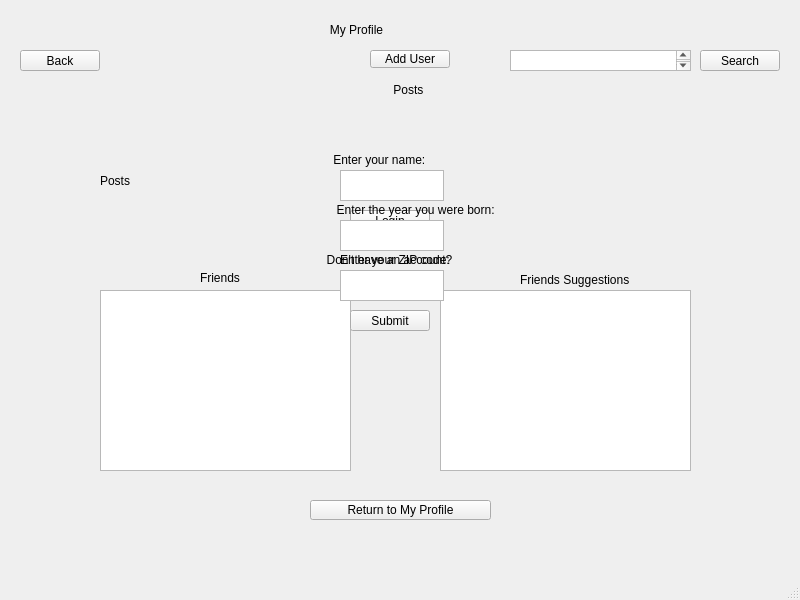
<?xml version="1.0" encoding="UTF-8"?>
<ui version="4.0">
 <class>SocialNetworkWindow</class>
 <widget class="QMainWindow" name="SocialNetworkWindow">
  <property name="geometry">
   <rect>
    <x>0</x>
    <y>0</y>
    <width>800</width>
    <height>600</height>
   </rect>
  </property>
  <property name="windowTitle">
   <string>SocialNetworkWindow</string>
  </property>
  <property name="styleSheet">
   <string notr="true">font: 10pt &quot;Trebuchet MS&quot;;</string>
  </property>
  <widget class="QWidget" name="centralwidget">
   <widget class="QLabel" name="namePrompt">
    <property name="geometry">
     <rect>
      <x>310</x>
      <y>150</y>
      <width>301</width>
      <height>20</height>
     </rect>
    </property>
    <property name="text">
     <string>       Enter your name:</string>
    </property>
   </widget>
   <widget class="QTextEdit" name="name">
    <property name="geometry">
     <rect>
      <x>340</x>
      <y>170</y>
      <width>104</width>
      <height>31</height>
     </rect>
    </property>
   </widget>
   <widget class="QPushButton" name="loginButton">
    <property name="geometry">
     <rect>
      <x>350</x>
      <y>210</y>
      <width>80</width>
      <height>21</height>
     </rect>
    </property>
    <property name="text">
     <string>Login</string>
    </property>
   </widget>
   <widget class="QLabel" name="profileLabel">
    <property name="geometry">
     <rect>
      <x>250</x>
      <y>20</y>
      <width>321</width>
      <height>20</height>
     </rect>
    </property>
    <property name="toolTip">
     <string>&lt;html&gt;&lt;head/&gt;&lt;body&gt;&lt;p align=&quot;center&quot;&gt;My Profile&lt;/p&gt;&lt;/body&gt;&lt;/html&gt;</string>
    </property>
    <property name="styleSheet">
     <string notr="true">font: 12pt &quot;Trebuchet MS&quot;;</string>
    </property>
    <property name="text">
     <string>                        My Profile</string>
    </property>
   </widget>
   <widget class="QTableWidget" name="friendsTable">
    <property name="geometry">
     <rect>
      <x>100</x>
      <y>290</y>
      <width>251</width>
      <height>181</height>
     </rect>
    </property>
   </widget>
   <widget class="QLabel" name="postsLabel">
    <property name="geometry">
     <rect>
      <x>100</x>
      <y>100</y>
      <width>631</width>
      <height>161</height>
     </rect>
    </property>
    <property name="minimumSize">
     <size>
      <width>631</width>
      <height>0</height>
     </size>
    </property>
    <property name="maximumSize">
     <size>
      <width>631</width>
      <height>161</height>
     </size>
    </property>
    <property name="styleSheet">
     <string notr="true">font: 10pt &quot;Comic Sans MS&quot;;</string>
    </property>
    <property name="text">
     <string>Posts</string>
    </property>
   </widget>
   <widget class="QPushButton" name="returnButton">
    <property name="geometry">
     <rect>
      <x>310</x>
      <y>500</y>
      <width>181</width>
      <height>20</height>
     </rect>
    </property>
    <property name="text">
     <string>Return to My Profile</string>
    </property>
   </widget>
   <widget class="QTableWidget" name="suggestTable">
    <property name="enabled">
     <bool>true</bool>
    </property>
    <property name="geometry">
     <rect>
      <x>440</x>
      <y>290</y>
      <width>251</width>
      <height>181</height>
     </rect>
    </property>
   </widget>
   <widget class="QPushButton" name="addButton">
    <property name="geometry">
     <rect>
      <x>370</x>
      <y>50</y>
      <width>80</width>
      <height>18</height>
     </rect>
    </property>
    <property name="text">
     <string>Add User</string>
    </property>
   </widget>
   <widget class="QTableWidget" name="mutualTable">
    <property name="enabled">
     <bool>true</bool>
    </property>
    <property name="geometry">
     <rect>
      <x>440</x>
      <y>290</y>
      <width>251</width>
      <height>181</height>
     </rect>
    </property>
   </widget>
   <widget class="QPushButton" name="searchButton">
    <property name="geometry">
     <rect>
      <x>700</x>
      <y>50</y>
      <width>80</width>
      <height>21</height>
     </rect>
    </property>
    <property name="text">
     <string>Search</string>
    </property>
   </widget>
   <widget class="QPlainTextEdit" name="searchName">
    <property name="geometry">
     <rect>
      <x>510</x>
      <y>50</y>
      <width>181</width>
      <height>21</height>
     </rect>
    </property>
    <property name="styleSheet">
     <string notr="true">font: 10pt &quot;Segoe UI&quot;;</string>
    </property>
    <property name="plainText">
     <string/>
    </property>
   </widget>
   <widget class="QPushButton" name="backButton">
    <property name="geometry">
     <rect>
      <x>20</x>
      <y>50</y>
      <width>80</width>
      <height>21</height>
     </rect>
    </property>
    <property name="text">
     <string>Back</string>
    </property>
   </widget>
   <widget class="QLabel" name="createLabel">
    <property name="geometry">
     <rect>
      <x>320</x>
      <y>250</y>
      <width>141</width>
      <height>20</height>
     </rect>
    </property>
    <property name="text">
     <string>  Don't have an account?</string>
    </property>
   </widget>
   <widget class="QPushButton" name="createButton">
    <property name="geometry">
     <rect>
      <x>340</x>
      <y>270</y>
      <width>101</width>
      <height>21</height>
     </rect>
    </property>
    <property name="text">
     <string>Create Account</string>
    </property>
   </widget>
   <widget class="QPlainTextEdit" name="enterBirth">
    <property name="geometry">
     <rect>
      <x>340</x>
      <y>220</y>
      <width>104</width>
      <height>31</height>
     </rect>
    </property>
    <property name="plainText">
     <string/>
    </property>
   </widget>
   <widget class="QPlainTextEdit" name="enterZip">
    <property name="geometry">
     <rect>
      <x>340</x>
      <y>270</y>
      <width>104</width>
      <height>31</height>
     </rect>
    </property>
   </widget>
   <widget class="QLabel" name="yearLabel">
    <property name="geometry">
     <rect>
      <x>330</x>
      <y>200</y>
      <width>181</width>
      <height>20</height>
     </rect>
    </property>
    <property name="text">
     <string>  Enter the year you were born:</string>
    </property>
   </widget>
   <widget class="QLabel" name="zipLabel">
    <property name="geometry">
     <rect>
      <x>340</x>
      <y>250</y>
      <width>121</width>
      <height>20</height>
     </rect>
    </property>
    <property name="text">
     <string>Enter your ZIP code:</string>
    </property>
   </widget>
   <widget class="QPushButton" name="submitButton">
    <property name="geometry">
     <rect>
      <x>350</x>
      <y>310</y>
      <width>80</width>
      <height>21</height>
     </rect>
    </property>
    <property name="text">
     <string>Submit</string>
    </property>
   </widget>
   <widget class="QLabel" name="friendsLabel">
    <property name="geometry">
     <rect>
      <x>200</x>
      <y>270</y>
      <width>101</width>
      <height>16</height>
     </rect>
    </property>
    <property name="text">
     <string>Friends</string>
    </property>
   </widget>
   <widget class="QLabel" name="suggestLabel">
    <property name="geometry">
     <rect>
      <x>520</x>
      <y>270</y>
      <width>121</width>
      <height>20</height>
     </rect>
    </property>
    <property name="text">
     <string>Friends Suggestions</string>
    </property>
   </widget>
   <widget class="QLabel" name="postsLabel2">
    <property name="geometry">
     <rect>
      <x>390</x>
      <y>80</y>
      <width>71</width>
      <height>20</height>
     </rect>
    </property>
    <property name="styleSheet">
     <string notr="true">font: 11pt &quot;Trebuchet MS&quot;;</string>
    </property>
    <property name="text">
     <string> Posts</string>
    </property>
   </widget>
  </widget>
  <widget class="QMenuBar" name="menubar">
   <property name="geometry">
    <rect>
     <x>0</x>
     <y>0</y>
     <width>800</width>
     <height>17</height>
    </rect>
   </property>
  </widget>
  <widget class="QStatusBar" name="statusbar"/>
 </widget>
 <resources/>
 <connections/>
</ui>
